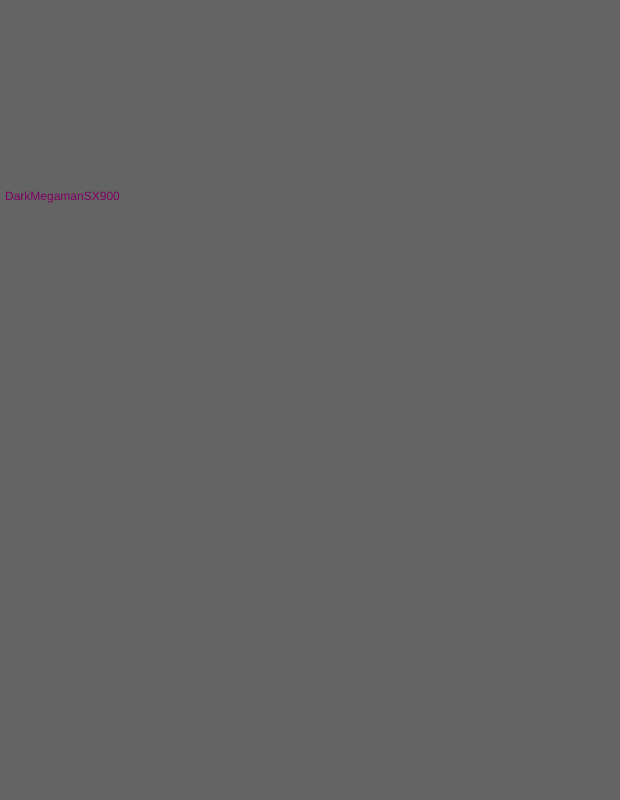
Frame 1 (no input)
Frame 60 (no input): identical to frame 1, image omitted
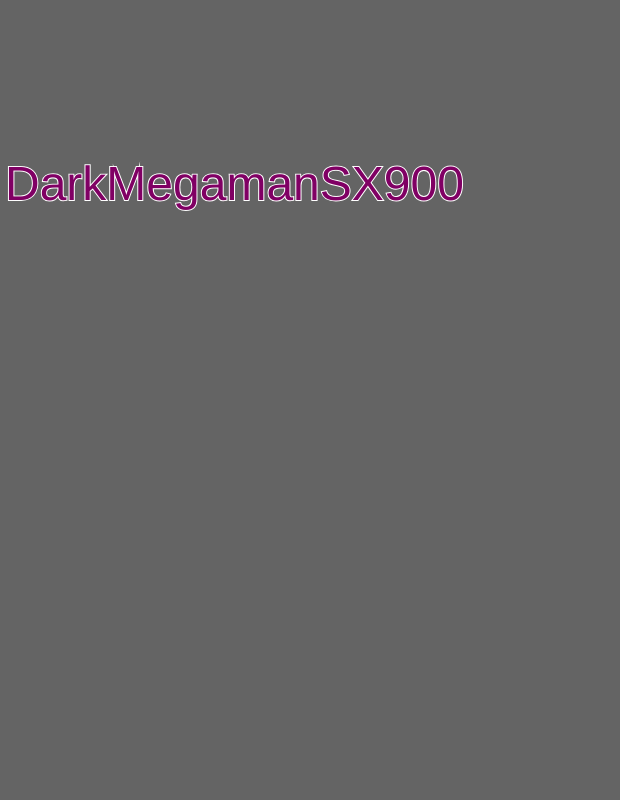
Frame 120 (the mouse pressed at the canvas centre since frame 60)

The p5.js sketch that drew these frames (run headless with seeded random() and noise() and a simulated clock; from frame 60 on, the mouse is pressed at the canvas centre):

// p5.js sketch
// ── sketch.js
function setup() {
  createCanvas(620, 800);
}
function draw() {
  background(100);
  strokeWeight(2);
  fill(128,0,(frameCount % 1 == 0) * 100);
  if (mouseIsPressed) {
    stroke(255);
  }
  else {
    noStroke();
  }
  textSize(12 + (mouseX / width)*72);
  text("DarkMegamanSX900", 5, 200);
}
// ── Index.html
<!DOCTYPE>
<html lang="en">
    <head>
        <meta charset="utf-8">
        <title> Animated Logo </title>
        <script src="../p5.min.js"></script>
        <script src="sketch.js"></script>
    </head>
    <body>
        <nav>
            <ul>
                <li><a href="index.html">Home</a></li>
                
            </ul>
        </nav>
        
    </body>
    </html>
     
